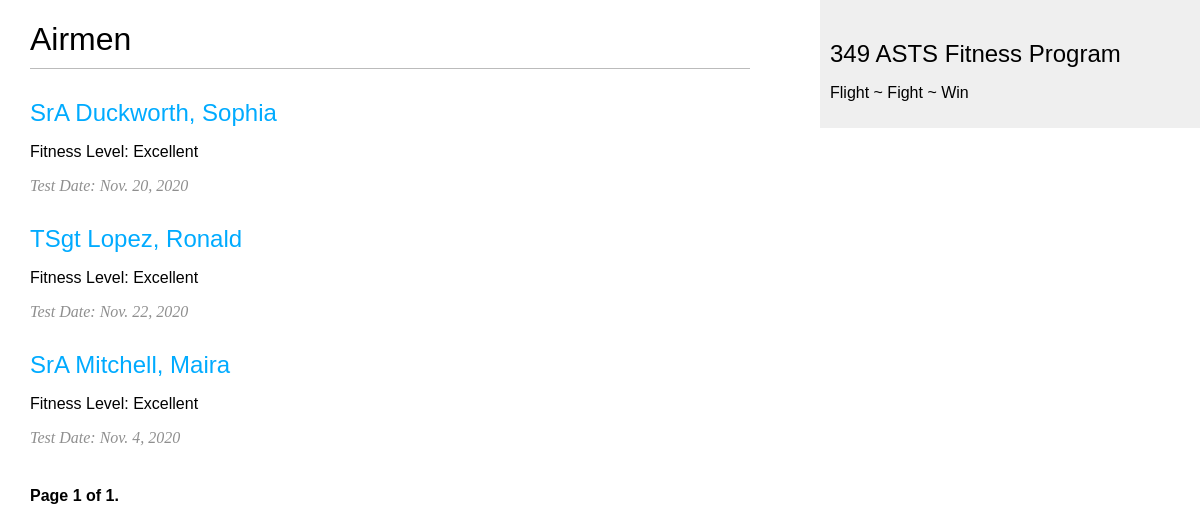
The app's page /unit/, older data.
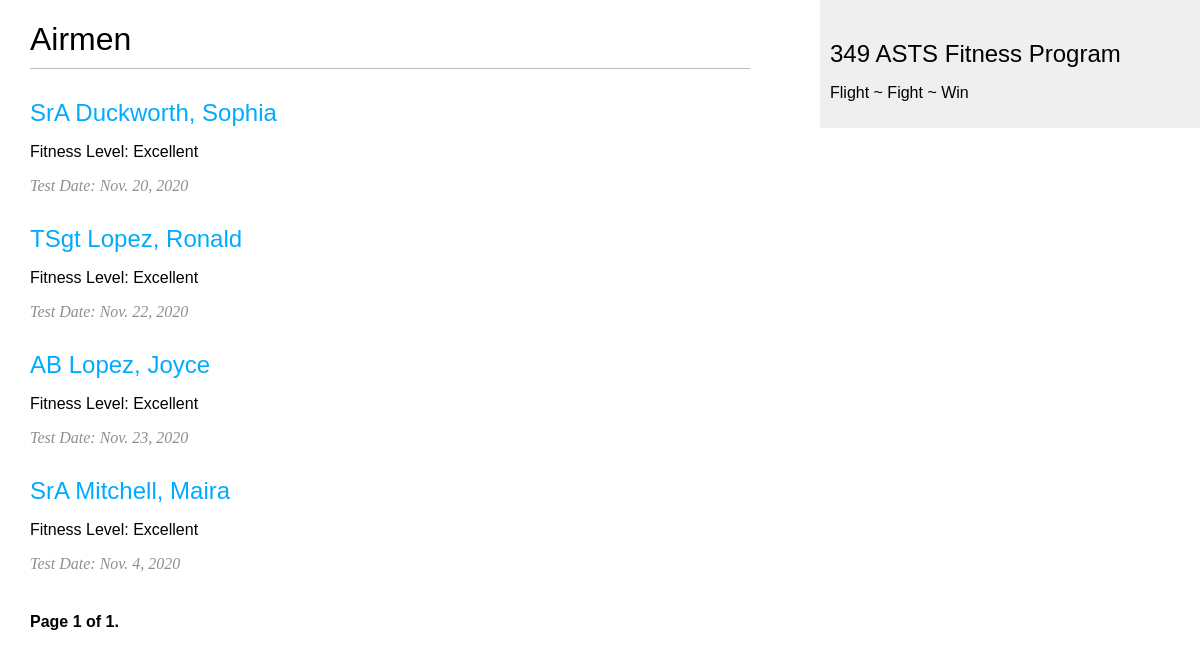
The same page, newer data.
### unit/models.py (models this page shows, shortened)
class Airman(models.Model):
    ACTIVE_CHOICE = (
        ('active', 'active'),
        ('inactive', 'inactive'),
    )
    RANK_CHOICE = (
        ('AB', 'AB'),
        ('Amn', 'Amn'),
        ('A1C', 'A1C'),
        ('SrA', 'SrA'),
        ('SSgt', 'SSgt'),
        ('TSgt', 'TSgt'),
        ('MSgt', 'MSgt'),
        ('SMSgt', 'SMSgt'),
        ('CMSgt', 'CMSgt'),
        ('2nd Lt', '2nd Lt'),
        ('1st Lt', '1st Lt'),
        ('Capt', 'Capt'),
        ('Maj', 'Maj'),
        ('Lt Col', 'Lt Col'),
        ('Col', 'Col'),
        ('Brig Gen', 'Brig Gen'),
        ('Maj Gen', 'Maj Gen'),
        ('Lt Gen', 'Lt Gen'),
        ('Gen', 'General'),
    )
    FITNESS_CHOICE = (
        ('Excellent', 'EXCELLENT'),
        ('Satisfactory', 'SATISFACTORY'),
        ('Pass', 'PASS'),
        ('Unsatisfactory', 'UNSATISFACTORY'),
        ('Fail', 'FAIL'),
        ('Exemption', 'EXEMPTION'),
    )
    airman_id = models.AutoField(primary_key=True, serialize=True)
    fitness_level = models.CharField(max_length=50,
                                     choices=FITNESS_CHOICE,
                                     default='satisfactory')
    rank = models.CharField(max_length=10,
                            choices=RANK_CHOICE,
                            default='AB')
    first_name = models.CharField(max_length=50)
    middle_initial = models.CharField(max_length=5)
    last_name = models.CharField(max_length=50)
    ssn = models.IntegerField()
    airman_slug = models.SlugField(max_length=50,
                                   unique_for_date='test_date')
    test_date = models.DateField()
    ptl = models.BooleanField(default=False)
    ufpm = models.BooleanField(default=False)
    active_status = models.CharField(max_length=10,
                                     choices=ACTIVE_CHOICE,
                                     default='active')
    class Meta:
        ordering = ('last_name',)
    objects = models.Manager()
    active = ActiveManager()
    def get_absolute_url(self):
        return reverse('unit:airman_detail',
                       args = [self.test_date.year,
                               self.test_date.month,
                               self.test_date.day,
                               self.airman_slug])

### unit/views.py (the view)
# urls.py: path('', views.AirmanListView.as_view(), name='airman_list'),
class AirmanListView(ListView):
    queryset = Airman.active.all()
    context_object_name = 'airmen'
    paginate_by = 10
    template_name = 'unit/airman/list.html'

### unit/templates/unit/airman/list.html (shortened to what this page needs)
{% extends "unit/base.html" %}
{% block content %}
    <h1>Airmen</h1>
    {% for airman in airmen %}
        <h2>
            <a href="{{ airman.get_absolute_url }}">
                {{ airman.rank }} {{ airman.last_name|capfirst }}, {{ airman.first_name|capfirst }}
            </a>
        </h2>
        <p>
            Fitness Level: {{ airman.fitness_level|capfirst }}
        </p>
        <p class="date">
            Test Date: {{ airman.test_date }}
        </p>
    {% endfor %}
    {% include "pagination.html" with page=page_obj %}
{% endblock %}

Row changes from the older to the newer data that the page shows:
added Airman: rank "AB", last_name "Lopez", first_name "Joyce", fitness_level "Excellent", test_date "Nov. 23, 2020"
